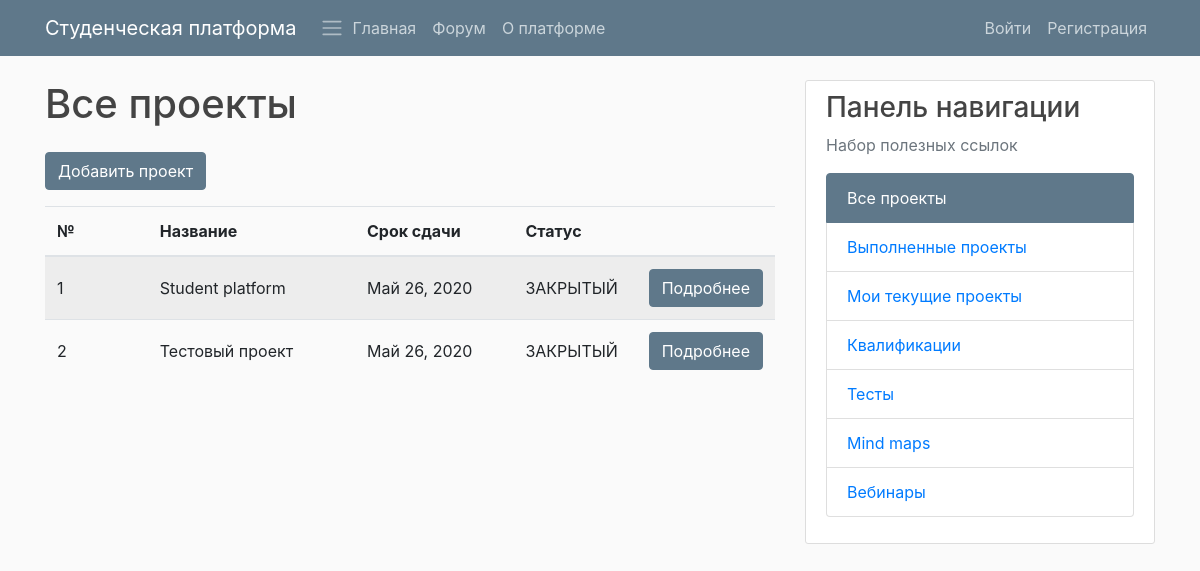
The app's page /platform/projects/all/ with its own data.
### PlatformApp/models.py (models this page shows, shortened)
class StudyProject(models.Model):
    STATUS_READY = 'ЗАКРЫТЫЙ'
    STATUS_NOT_READY = 'ОТКРЫТЫЙ'
    STATUS_CHOISES = (
        (STATUS_READY, 'Закрытый'),
        (STATUS_NOT_READY, 'Открытый'),
    )
    title = models.CharField(max_length=100, verbose_name='Название')
    description = models.TextField(verbose_name='Описание', blank=True)
    customer = models.ForeignKey(
        User, on_delete=models.DO_NOTHING, related_name='project_customer', verbose_name='Заказчик', blank=True)
    executor = models.ForeignKey(
        User, on_delete=models.DO_NOTHING, null=True, related_name='project_executor', verbose_name='Исполнитель', blank=True)
    date_created = models.DateTimeField(
        default=timezone.now, verbose_name='Дата создания')
    date_deadline = models.DateTimeField(
        default=timezone.now, verbose_name='Срок выполения')
    author = models.ForeignKey(
        User, on_delete=models.DO_NOTHING, related_name='project_author', verbose_name='Создатель проекта')
    attached_file = models.FileField(
        upload_to='proj_files', null=True, verbose_name='Прикрепленные файлы', blank=True)
    status = models.CharField(
        max_length=100, choices=STATUS_CHOISES, default=STATUS_NOT_READY, verbose_name='Статус')

### PlatformApp/views.py (the view)
# urls.py: path("projects/all/", platfrom_views.StudyProjectListView.as_view(),
class StudyProjectListView(ListView):
    model = StudyProject
    def get_context_data(self, **kwargs):
        context = super().get_context_data(**kwargs)
        return context

### PlatformApp/templatetags/templatetagname.py (called while the page is built)
@register.filter(name='has_group')
def has_group(user, group_name):
    group = Group.objects.get(name=group_name)
    return True if group in user.groups.all() else False

### PlatformApp/templates/PlatformApp/studyproject_list.html (shortened to what this page needs)
{% extends "PlatformApp/base.html" %}
{% block content %}
{% load templatetagname %}
<h1>Все проекты</h1>
<div class="table-responsive pt-3">
    <div class="form-group">
        <form>
            <button class="btn btn-info" formaction="{% url 'project-new' %}">Добавить проект</button>
        </form>
    </div>
    <table class="table table-hover table-striped">
        {% if request.user|has_group:"Teacher" or request.user|has_group:"Admin" %}
        <colgroup>
            <col span="1" style="width: 13%;">
            <col span="1" style="width: 28%;">
            <col span="1" style="width: 21%;">
            <col span="1" style="width: 15%;">
            <col span="1" style="width: 12%;">
            {% if request.user|has_group:"Teacher" or request.user|has_group:"Admin" %}
            <col span="1" style="width: 11%;">
            {% endif %}
        </colgroup>
        {% else %}
        <colgroup>
            <col span="1" style="width: 15%;">
            <col span="1" style="width: 30%;">
            <col span="1" style="width: 23%;">
            <col span="1" style="width: 17%;">
            <col span="1" style="width: 15%;">
        </colgroup>
        {% endif %}
        <thead class="">
            <tr>
                <th scope="col" class="align-middle">№</th>
                <th scope="col" class="align-middle">Название</th>
                <th scope="col" class="align-middle">Срок сдачи</th>
                <th scope="col" class="align-middle">Статус</th>
                <th scope="col" class="align-middle"></th>
            </tr>
        </thead>
        <tbody class="">
            {% for object in object_list %}
            <tr>
                <td scope="row" class="align-middle">{{ object.id }}</td>
                <td class="align-middle">{{ object.title }}</td>
                <td class="align-middle">{{ object.date_deadline|date:"F d, Y" }}</td>
                <td class="align-middle">{{ object.status }}</td>
                <td class="align-middle">
                    <a class="btn btn-info" href="{% url 'project-detail' pk=object.pk %}">Подробнее</a>
                </td>
            </tr>
            {% endfor %}
        </tbody>
    </table>
</div>
{% endblock content %}
{% block right_panel %}
<div class="list-group">
    <a class="list-group-item active" href="{% url 'project-all' %}">
        Все проекты
    </a>
    <a class="list-group-item" href="{% url 'project-done' %}">
        Выполненные проекты
    </a>
    <a class="list-group-item" href="{% url 'project-mine' %}">
        Мои текущие проекты
    </a>
    <a class="list-group-item" href="{% url 'qualifications' %}">
        Квалификации
    </a>
    <a class="list-group-item" href="{% url 'quiz_index' %}">
        Тесты
    </a>
    <a class="list-group-item" href="#">
        Mind maps
    </a>
    <a class="list-group-item" href="{% url 'webinar-test' %}">
        Вебинары
    </a>
</div>
{% endblock right_panel %}

### PlatformApp/static/PlatformApp/main.css (style rules this page uses)
body { background: #fafafa; color: #333333; margin-top: 5rem; }
h1, h2, h3, h4, h5, h6 { color: #444444; }
.btn-info { background-color: #5f788a; border-color: #5f788a; }
.list-group-item.active { background-color: #5f788a; border-color: #5f788a; }

### records on screen
StudyProject: id "1", title "Student platform", date_deadline "Май 26, 2020", status "ЗАКРЫТЫЙ"
StudyProject: id "2", title "Тестовый проект", date_deadline "Май 26, 2020", status "ЗАКРЫТЫЙ"
